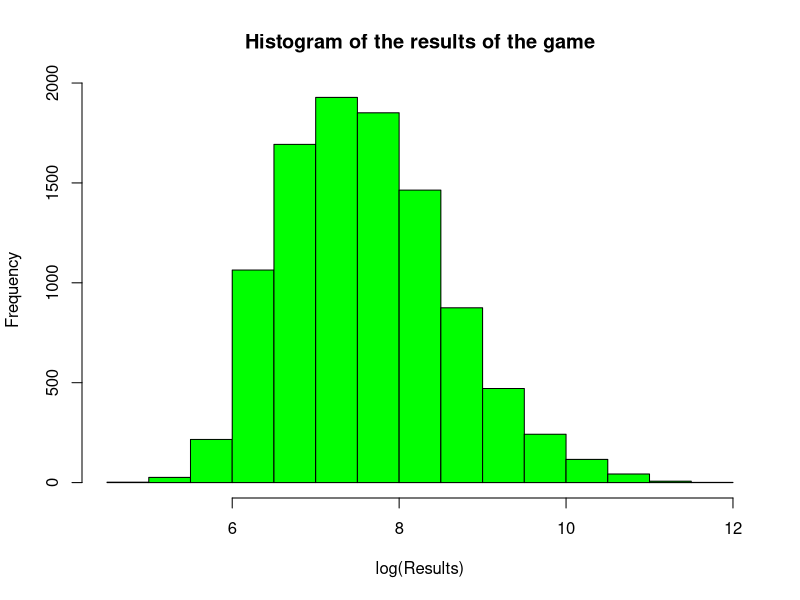

The R script that drew this image:
res1<-0
n1<-sample(1:100, size=1)
if(n1>50){
  res1<-5
}

n2<-sample(1:100, size=1)
if(n2%%3==0){
  res2<-10
  
} else{
  res2<-20
}

n3<-sample(1:100, size=1)

if(n3%%10==0){
  res3<-1
} else if (n3 %% 5 ==0){
  res3<-2
} else {
  res3<-3
}

#FUNCTIONS

check_10_5<-function(n3){
  if(n3%%10==0){
    res<-1
  } else if (n3 %% 5 ==0){
    res<-2
  } else {
    res<-3
  }
  res
}

check_10_5(75)
check_10_5(80)


cards<-sample(1:100, size=10, replace=F)
score<-0

for(c in cards){
  if(c %% 6 == 0){
    score<-score*3
  } else if (c %% 3 == 0){
    score<-score*2
  } else {
    score<-score+c
  }
    
}

#iteration in a vector

values<-c("a","b","c","d")
for(v in values){
  print(v)
}


game_10<-function(){
  cards<-sample(1:100, size=10, replace=F)
  result<-0
  for(c in cards){
    if(c %% 6 == 0){
      result<-result*3
    } else if (c %% 3 == 0){
      result<-result*2
    } else {
      result<-result+c
    }
    
  }
  result
}
 game_10()

results_10<-numeric(10000) 
for(i in 1:10000){
  results_10[i]<-game_10()
}
hist(log(results_10),
     xlab="log(Results)",
     main="Histogram of the results of the game",
     col="green")


#parameters, global and local variables

x<-50
foo<-function(y,z){
  if(z<y){
    r<-z+x
  } else{
    r<-z+y
  }
  r<-r+z
  r
}

foo(3,5)
foo(5,3)
